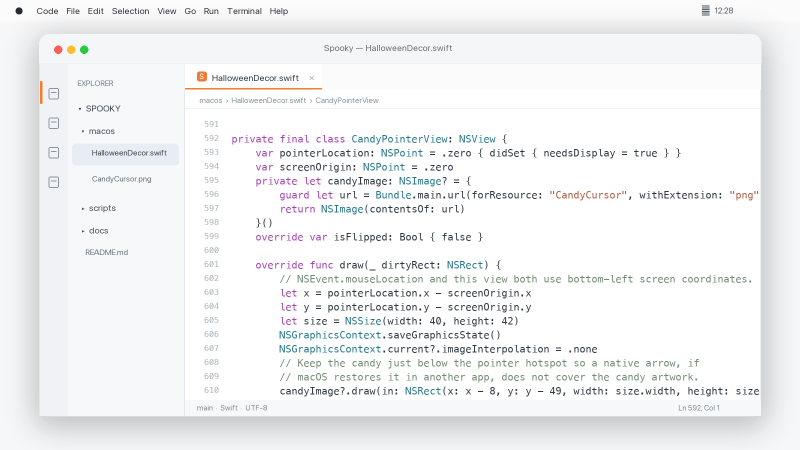
#> input picture docs/media/cursor-code-background.png, 1600 x 900 px (shown at 1/2 size)
$ python generate-cursor-code-social.py
#> lines starting #> are read from the running program, lines starting #| are printed output that depends on the picture
#!/usr/bin/env python3
"""Render a short social clip featuring Spooky's exact candy cursor asset."""

from __future__ import annotations

import math
import subprocess
from pathlib import Path

from PIL import Image, ImageDraw, ImageFilter

ROOT = Path(__file__).resolve().parents[1]
MEDIA = ROOT / "docs" / "media"
BACKGROUND = MEDIA / "cursor-code-background.png"
CURSOR = ROOT / "macos" / "CandyCursor.png"
VIDEO = MEDIA / "cursor-code-social.mp4"
POSTER = MEDIA / "cursor-code-social-poster.png"

WIDTH, HEIGHT = 1280, 720
FPS, SECONDS = 24, 8
FRAMES = FPS * SECONDS


def ease(value: float) -> float:
    value = max(0.0, min(1.0, value))
    return value * value * (3 - 2 * value)


def tween(t: float, start: float, end: float) -> float:
    return ease((t - start) / (end - start))


# [75 lines left out: functions camera, position, make_frame, not called in this run]


def main() -> None:
    if not BACKGROUND.exists():
        subprocess.run(["python3", str(ROOT / "scripts" / "generate-cursor-code-hero.py")], check=True)
    base = Image.open(BACKGROUND).convert("RGBA").resize((WIDTH, HEIGHT), Image.Resampling.LANCZOS)
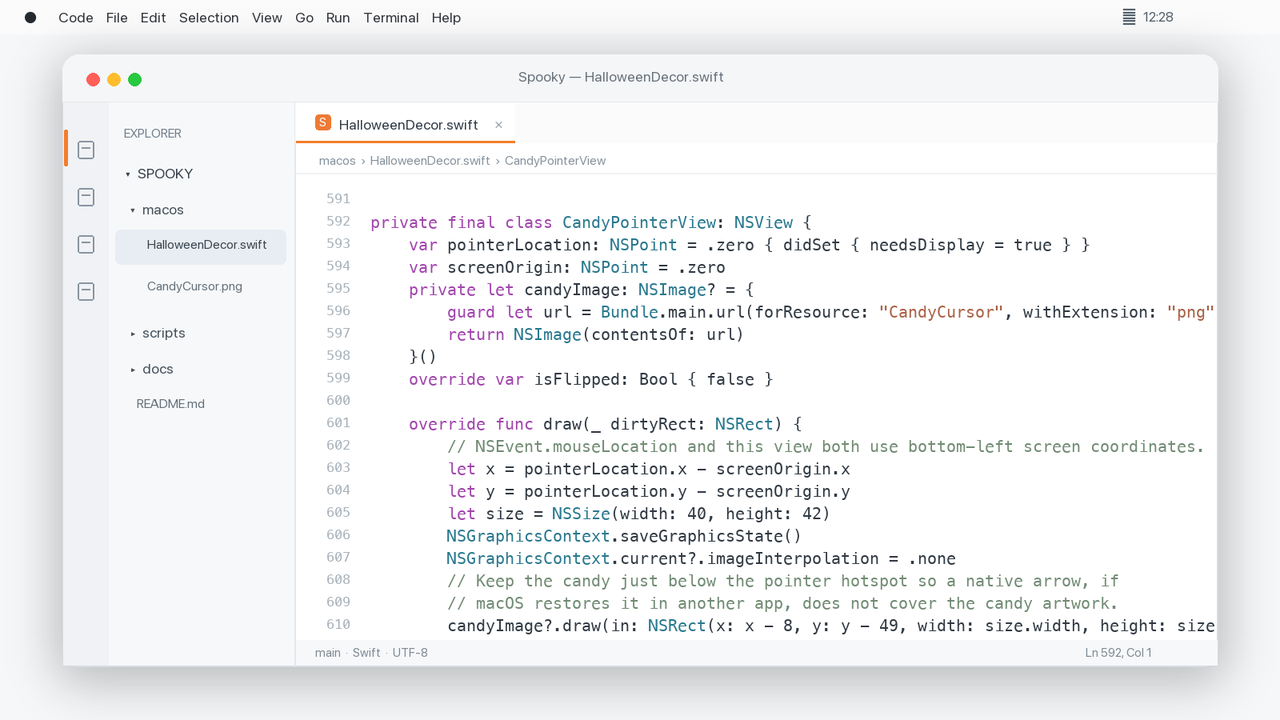
#> base: PIL image 1280x720 RGBA; mean R, G, B, A 241.6, 242.4, 243.5, 255
    # Nearest-neighbor retains the original pixel artwork at social-video size.
    candy = Image.open(CURSOR).convert("RGBA").resize((440, 461), Image.Resampling.NEAREST)
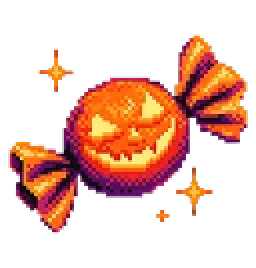
#> input picture macos/CandyCursor.png, 128 x 134 px (shown 2 times larger)
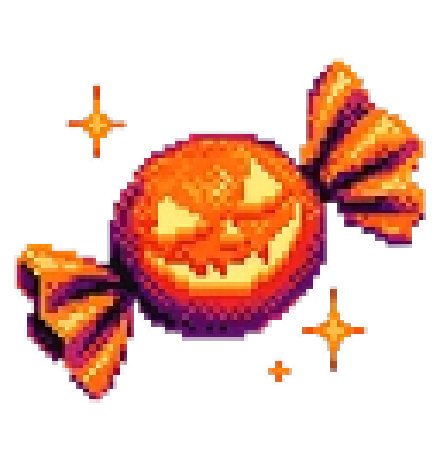
#> candy: PIL image 440x461 RGBA; mean R, G, B, A 65.2, 27.9, 16.2, 81.6; transparent parts drawn white
    shadow = Image.new("RGBA", (candy.width + 48, candy.height + 48), (0, 0, 0, 0))
#> shadow: PIL image 488x509 RGBA; every value is 0
    shadow.alpha_composite(candy, (15, 15))
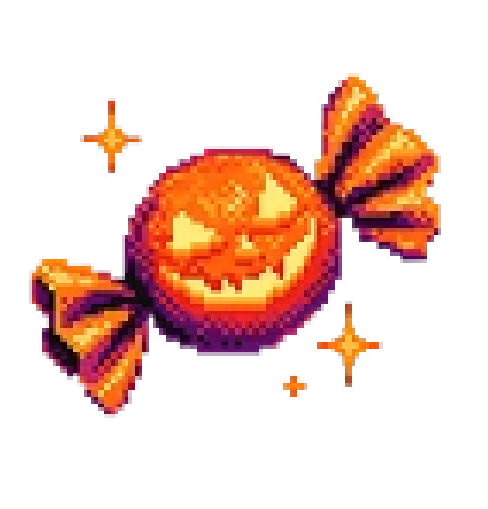
#> shadow: PIL image 488x509 RGBA; mean R, G, B, A 53.2, 22.8, 13.3, 66.6; transparent parts drawn white
    shadow.putalpha(shadow.getchannel("A").point(lambda alpha: round(alpha * 0.28)))
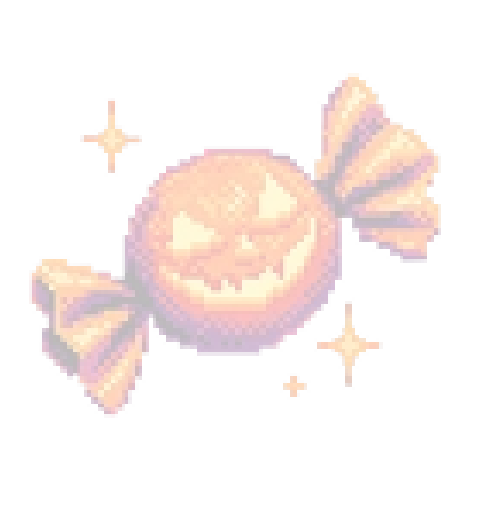
#> shadow: PIL image 488x509 RGBA; mean R, G, B, A 53.2, 22.8, 13.3, 18.6; transparent parts drawn white
    shadow = shadow.filter(ImageFilter.GaussianBlur(15))
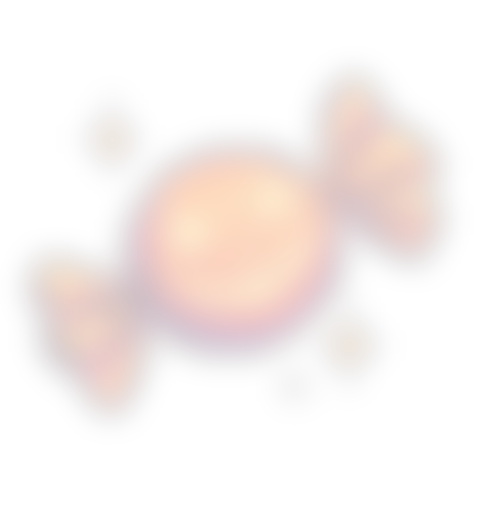
#> shadow: PIL image 488x509 RGBA; mean R, G, B, A 53.2, 22.7, 13.2, 18.6; transparent parts drawn white

    command = [
        "ffmpeg", "-y", "-loglevel", "error", "-f", "rawvideo", "-vcodec", "rawvideo",
        "-pix_fmt", "rgb24", "-s", f"{WIDTH}x{HEIGHT}", "-r", str(FPS), "-i", "-",
        "-an", "-c:v", "libx264", "-preset", "medium", "-crf", "18",
        "-pix_fmt", "yuv420p", "-movflags", "+faststart", str(VIDEO),
    ]
#> (the run stopped early here; a loop or call above may not have finished)
